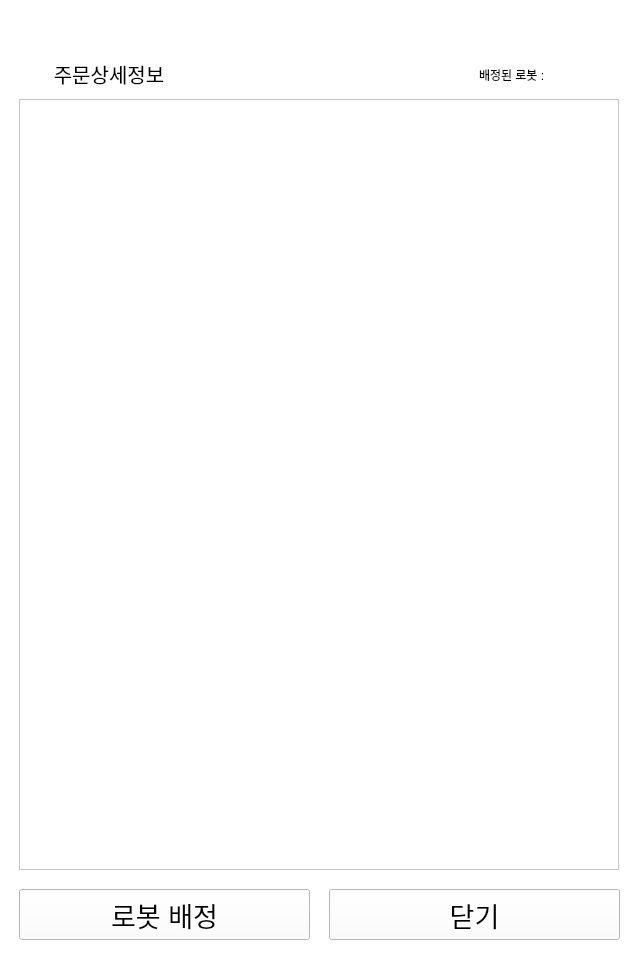
<?xml version="1.0" encoding="UTF-8"?>
<ui version="4.0">
 <class>Dialog</class>
 <widget class="QDialog" name="Dialog">
  <property name="geometry">
   <rect>
    <x>0</x>
    <y>0</y>
    <width>640</width>
    <height>960</height>
   </rect>
  </property>
  <property name="minimumSize">
   <size>
    <width>640</width>
    <height>960</height>
   </size>
  </property>
  <property name="maximumSize">
   <size>
    <width>640</width>
    <height>960</height>
   </size>
  </property>
  <property name="windowTitle">
   <string>Dialog</string>
  </property>
  <property name="styleSheet">
   <string notr="true">background-color: rgb(255, 255, 255);</string>
  </property>
  <widget class="QStackedWidget" name="stackedWidget">
   <property name="geometry">
    <rect>
     <x>9</x>
     <y>9</y>
     <width>622</width>
     <height>942</height>
    </rect>
   </property>
   <property name="styleSheet">
    <string notr="true">background-color: rgb(255, 255, 255);</string>
   </property>
   <property name="currentIndex">
    <number>1</number>
   </property>
   <widget class="QWidget" name="order_page">
    <widget class="QLabel" name="label_2">
     <property name="geometry">
      <rect>
       <x>35</x>
       <y>20</y>
       <width>74</width>
       <height>30</height>
      </rect>
     </property>
     <property name="font">
      <font>
       <pointsize>15</pointsize>
      </font>
     </property>
     <property name="text">
      <string>주문목록</string>
     </property>
     <property name="alignment">
      <set>Qt::AlignCenter</set>
     </property>
    </widget>
    <widget class="QScrollArea" name="scrollArea">
     <property name="geometry">
      <rect>
       <x>11</x>
       <y>111</y>
       <width>600</width>
       <height>821</height>
      </rect>
     </property>
     <property name="minimumSize">
      <size>
       <width>600</width>
       <height>800</height>
      </size>
     </property>
     <property name="widgetResizable">
      <bool>true</bool>
     </property>
     <widget class="QWidget" name="scrollAreaWidgetContents_3">
      <property name="geometry">
       <rect>
        <x>0</x>
        <y>0</y>
        <width>598</width>
        <height>819</height>
       </rect>
      </property>
      <layout class="QGridLayout" name="gridLayout">
       <item row="0" column="0">
        <layout class="QVBoxLayout" name="order_list_layout">
         <property name="sizeConstraint">
          <enum>QLayout::SetNoConstraint</enum>
         </property>
        </layout>
       </item>
      </layout>
     </widget>
    </widget>
    <widget class="QLabel" name="label_3">
     <property name="geometry">
      <rect>
       <x>80</x>
       <y>75</y>
       <width>74</width>
       <height>30</height>
      </rect>
     </property>
     <property name="font">
      <font>
       <pointsize>15</pointsize>
      </font>
     </property>
     <property name="text">
      <string>주문 ID</string>
     </property>
     <property name="alignment">
      <set>Qt::AlignCenter</set>
     </property>
    </widget>
    <widget class="QLabel" name="label_4">
     <property name="geometry">
      <rect>
       <x>270</x>
       <y>75</y>
       <width>74</width>
       <height>30</height>
      </rect>
     </property>
     <property name="font">
      <font>
       <pointsize>15</pointsize>
      </font>
     </property>
     <property name="text">
      <string>주문시간</string>
     </property>
     <property name="alignment">
      <set>Qt::AlignCenter</set>
     </property>
    </widget>
    <widget class="QLabel" name="label_5">
     <property name="geometry">
      <rect>
       <x>460</x>
       <y>75</y>
       <width>74</width>
       <height>30</height>
      </rect>
     </property>
     <property name="font">
      <font>
       <pointsize>15</pointsize>
      </font>
     </property>
     <property name="text">
      <string>상세정보</string>
     </property>
     <property name="alignment">
      <set>Qt::AlignCenter</set>
     </property>
    </widget>
    <widget class="QDateEdit" name="date_edit">
     <property name="geometry">
      <rect>
       <x>500</x>
       <y>20</y>
       <width>110</width>
       <height>30</height>
      </rect>
     </property>
     <property name="readOnly">
      <bool>false</bool>
     </property>
     <property name="displayFormat">
      <string>yyyyMMdd</string>
     </property>
     <property name="calendarPopup">
      <bool>true</bool>
     </property>
     <property name="date">
      <date>
       <year>2024</year>
       <month>7</month>
       <day>21</day>
      </date>
     </property>
    </widget>
    <widget class="QLabel" name="label">
     <property name="geometry">
      <rect>
       <x>10</x>
       <y>25</y>
       <width>20</width>
       <height>20</height>
      </rect>
     </property>
     <property name="styleSheet">
      <string notr="true">image: url(:/Image/bag.png);</string>
     </property>
     <property name="text">
      <string/>
     </property>
    </widget>
    <widget class="QLabel" name="server_status">
     <property name="geometry">
      <rect>
       <x>190</x>
       <y>25</y>
       <width>191</width>
       <height>21</height>
      </rect>
     </property>
     <property name="text">
      <string/>
     </property>
     <property name="alignment">
      <set>Qt::AlignRight|Qt::AlignTrailing|Qt::AlignVCenter</set>
     </property>
    </widget>
   </widget>
   <widget class="QWidget" name="order_info">
    <widget class="QPushButton" name="back_btn">
     <property name="geometry">
      <rect>
       <x>10</x>
       <y>10</y>
       <width>30</width>
       <height>30</height>
      </rect>
     </property>
     <property name="cursor">
      <cursorShape>PointingHandCursor</cursorShape>
     </property>
     <property name="styleSheet">
      <string notr="true">image: url(:/Image/arrow.png);
border: None;</string>
     </property>
     <property name="text">
      <string/>
     </property>
    </widget>
    <widget class="QLabel" name="label_7">
     <property name="geometry">
      <rect>
       <x>40</x>
       <y>50</y>
       <width>120</width>
       <height>30</height>
      </rect>
     </property>
     <property name="font">
      <font>
       <pointsize>15</pointsize>
      </font>
     </property>
     <property name="text">
      <string>주문상세정보</string>
     </property>
     <property name="alignment">
      <set>Qt::AlignCenter</set>
     </property>
    </widget>
    <widget class="QLabel" name="label_6">
     <property name="geometry">
      <rect>
       <x>10</x>
       <y>55</y>
       <width>20</width>
       <height>20</height>
      </rect>
     </property>
     <property name="styleSheet">
      <string notr="true">image: url(:/Image/bag.png);</string>
     </property>
     <property name="text">
      <string/>
     </property>
    </widget>
    <widget class="QScrollArea" name="scrollArea_2">
     <property name="geometry">
      <rect>
       <x>10</x>
       <y>90</y>
       <width>600</width>
       <height>771</height>
      </rect>
     </property>
     <property name="minimumSize">
      <size>
       <width>600</width>
       <height>771</height>
      </size>
     </property>
     <property name="maximumSize">
      <size>
       <width>600</width>
       <height>771</height>
      </size>
     </property>
     <property name="widgetResizable">
      <bool>true</bool>
     </property>
     <widget class="QWidget" name="scrollAreaWidgetContents">
      <property name="geometry">
       <rect>
        <x>0</x>
        <y>0</y>
        <width>598</width>
        <height>769</height>
       </rect>
      </property>
      <layout class="QGridLayout" name="gridLayout_2">
       <item row="0" column="0">
        <layout class="QVBoxLayout" name="order_detail_layout"/>
       </item>
      </layout>
     </widget>
    </widget>
    <widget class="QPushButton" name="assign_btn">
     <property name="geometry">
      <rect>
       <x>10</x>
       <y>880</y>
       <width>291</width>
       <height>51</height>
      </rect>
     </property>
     <property name="minimumSize">
      <size>
       <width>291</width>
       <height>51</height>
      </size>
     </property>
     <property name="maximumSize">
      <size>
       <width>291</width>
       <height>51</height>
      </size>
     </property>
     <property name="font">
      <font>
       <pointsize>20</pointsize>
      </font>
     </property>
     <property name="text">
      <string>로봇 배정</string>
     </property>
    </widget>
    <widget class="QPushButton" name="end_btn">
     <property name="geometry">
      <rect>
       <x>320</x>
       <y>880</y>
       <width>291</width>
       <height>51</height>
      </rect>
     </property>
     <property name="minimumSize">
      <size>
       <width>291</width>
       <height>51</height>
      </size>
     </property>
     <property name="maximumSize">
      <size>
       <width>291</width>
       <height>51</height>
      </size>
     </property>
     <property name="font">
      <font>
       <pointsize>20</pointsize>
      </font>
     </property>
     <property name="text">
      <string>닫기</string>
     </property>
    </widget>
    <widget class="QLabel" name="label_8">
     <property name="geometry">
      <rect>
       <x>470</x>
       <y>50</y>
       <width>91</width>
       <height>31</height>
      </rect>
     </property>
     <property name="text">
      <string>배정된 로봇 :</string>
     </property>
    </widget>
    <widget class="QLabel" name="robot_id">
     <property name="geometry">
      <rect>
       <x>550</x>
       <y>50</y>
       <width>31</width>
       <height>31</height>
      </rect>
     </property>
     <property name="text">
      <string/>
     </property>
     <property name="alignment">
      <set>Qt::AlignCenter</set>
     </property>
    </widget>
   </widget>
  </widget>
 </widget>
 <resources>
  <include location="resource.qrc"/>
 </resources>
 <connections/>
</ui>
